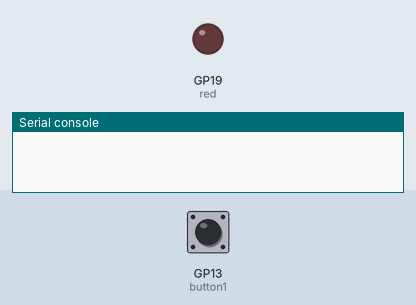
The program below on a simulated Raspberry Pi Pico running MicroPython. On the bench: output pins drawn as LEDs (lit = HIGH), the last lines printed to the serial console. Dashed ring = blinking. Inputs (shaded band) come from the test bench; at power-on: GP13 (button1) LOW.

Above: at 1.2 s.
1.3 s: GP13 (button1) pulled HIGH for 3.2 s
At 1.8 s:
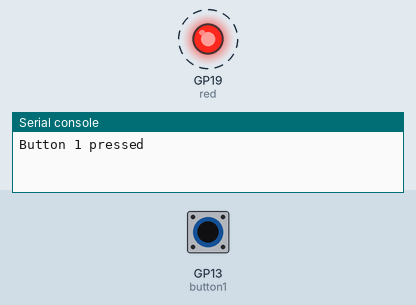
Timing chart, 0 to 5.5 s (numbered marks = the images above; inputs shaded):
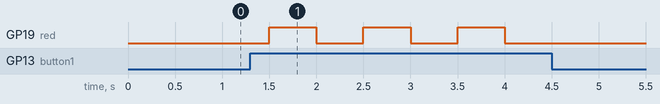

The program:

Day3.5.py
```python
# Imports
from machine import Pin
import time

# Set up our button names and GPIO pin numbers
# Also set pins as inputs and use pull downs
button1 = Pin(13, Pin.IN, Pin.PULL_DOWN)

# Set up our LED names and GPIO pin numbers
red = Pin(19, Pin.OUT)

while True: # Loop forever

    time.sleep(0.5) # Short delay

    if button1.value() == 1: #If button 1 is pressed

        print("Button 1 pressed")

        red.toggle() # Toggle Red LED on/off
```

Measured:
- after the input at 1.3 s, GP19 (red): alternates HIGH for 0.50 s and LOW for 0.50 s, 6 changes in all, then stays LOW, starting after 0.20 s
